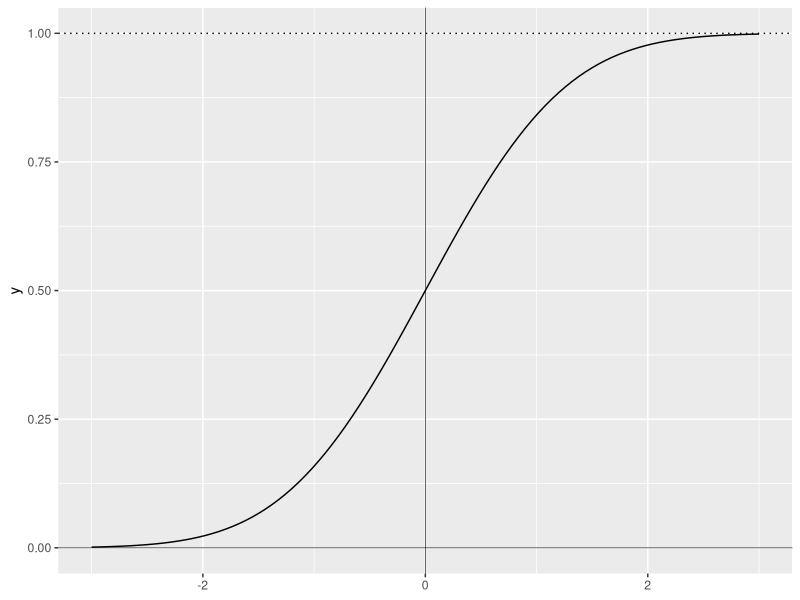

R code for this plot:
## ---- chunk 1
#| echo: false
#| eval: true

cnt_exo <- 1
## ---- chunk 2
#| eval: false    # true si l'exercice est visible 
#| echo: false
cnt_exo <-  cnt_exo + 1
## ---- chunk 3
#| eval: true
#| echo: false
cnt_exo <-  cnt_exo + 1
## ---- chunk 4
#| eval: true
#| echo: false
cnt_exo <-  cnt_exo + 1
## ---- chunk 5
#| eval: true
#| echo: false
cnt_exo <-  cnt_exo + 1
## ---- chunk 6
#| eval: true
#| echo: false
cnt_exo <-  cnt_exo + 1
## ---- chunk 7
#| eval: true
#| echo: false
cnt_exo <-  cnt_exo + 1
## ---- chunk 8
#| eval: true
#| echo: false
cnt_exo <-  cnt_exo + 1
## ---- chunk 9
#| eval: true
#| echo: false
cnt_exo <-  cnt_exo + 1
## ---- chunk 10
#| eval: true
#| echo: false
cnt_exo <-  cnt_exo + 1
## ---- chunk 11
#| eval: true
#| echo: false
cnt_exo <-  cnt_exo + 1
## ---- chunk 12
#| eval: true
#| echo: false
cnt_exo <-  cnt_exo + 1
## ---- chunk 13
#| eval: true
#| echo: false
cnt_exo <-  cnt_exo + 1
## ---- chunk 14
#| eval: true
#| echo: false
cnt_exo <-  cnt_exo + 1
## ---- chunk 15
#| eval: true
#| echo: false
cnt_exo <-  cnt_exo + 1
## ---- chunk 16
#| eval: true
#| echo: false
cnt_exo <-  cnt_exo + 1
## ---- chunk 17
#| eval: true
#| echo: false
cnt_exo <-  cnt_exo + 1
## ---- chunk 18
#| eval: true
#| echo: false
cnt_exo <-  cnt_exo + 1
## ---- chunk 19
#| eval: true
#| echo: false
cnt_exo <-  cnt_exo + 1
## ---- chunk 20
#| eval: true
#| echo: false
cnt_exo <-  cnt_exo + 1
## ---- chunk 21
#| eval: true
#| echo: false
cnt_exo <-  cnt_exo + 1
## ---- chunk 22
#| eval: true
#| echo: false
cnt_exo <-  cnt_exo + 1
## ---- chunk 23
#| eval: true
#| echo: false
cnt_exo <-  cnt_exo + 1
## ---- chunk 24
#| eval: true
#| echo: false
cnt_exo <-  cnt_exo + 1
## ---- chunk 25
#| eval: true
#| echo: false
cnt_exo <-  cnt_exo + 1
## ---- chunk 26
#| eval: true
#| echo: false
cnt_exo <-  cnt_exo + 1
## ---- chunk 27
#| eval: true
#| echo: false
cnt_exo <-  cnt_exo + 1
## ---- chunk 28
#| eval: true
#| echo: false
cnt_exo <-  cnt_exo + 1
## ---- chunk 29
#| eval: true
#| echo: false
cnt_exo <-  cnt_exo + 1
## ---- chunk 30
#| eval: true
#| echo: false
cnt_exo <-  cnt_exo + 1
## ---- chunk 31
#| eval: true
#| echo: false
cnt_exo <-  cnt_exo + 1
## ---- chunk 32
#| eval: true
#| echo: false
cnt_exo <-  cnt_exo + 1
## ---- chunk 33
#| eval: true
#| echo: false
cnt_exo <-  cnt_exo + 1
## ---- chunk 34
#| eval: true
#| echo: false
cnt_exo <-  cnt_exo + 1
## ---- chunk 35
#| eval: true
#| echo: false
cnt_exo <-  cnt_exo + 1
## ---- chunk 36
#| eval: true
#| echo: false
cnt_exo <-  cnt_exo + 1
## ---- chunk 37
#| echo: false
#| eval: true
#| fig-cap: |
#|     Intégrale $\Pi(t)$ de la Loi Normale Centrée Réduite $\mathcal{N}(0;\,1)$
#|
#|     $$\Pi(t)=P(X \leq t) = \int_{-\infty}^t\frac{1}{\sqrt{2\pi}}\ e^{-\frac{x^2}{2}}dx\ \ \mbox{ et }\ \ \Pi(-t)=1 - \Pi(t).$$


ggplot2::ggplot() +
  ggplot2::stat_function(
    xlim=c(-3, 3),
    fun=pnorm
  ) +
  ggplot2::geom_hline(yintercept = 1, linetype = "dotted") +
  ggplot2::geom_hline(yintercept = 0, linewidth=.2) +
  ggplot2::geom_vline(xintercept = 0, linewidth=.2)
